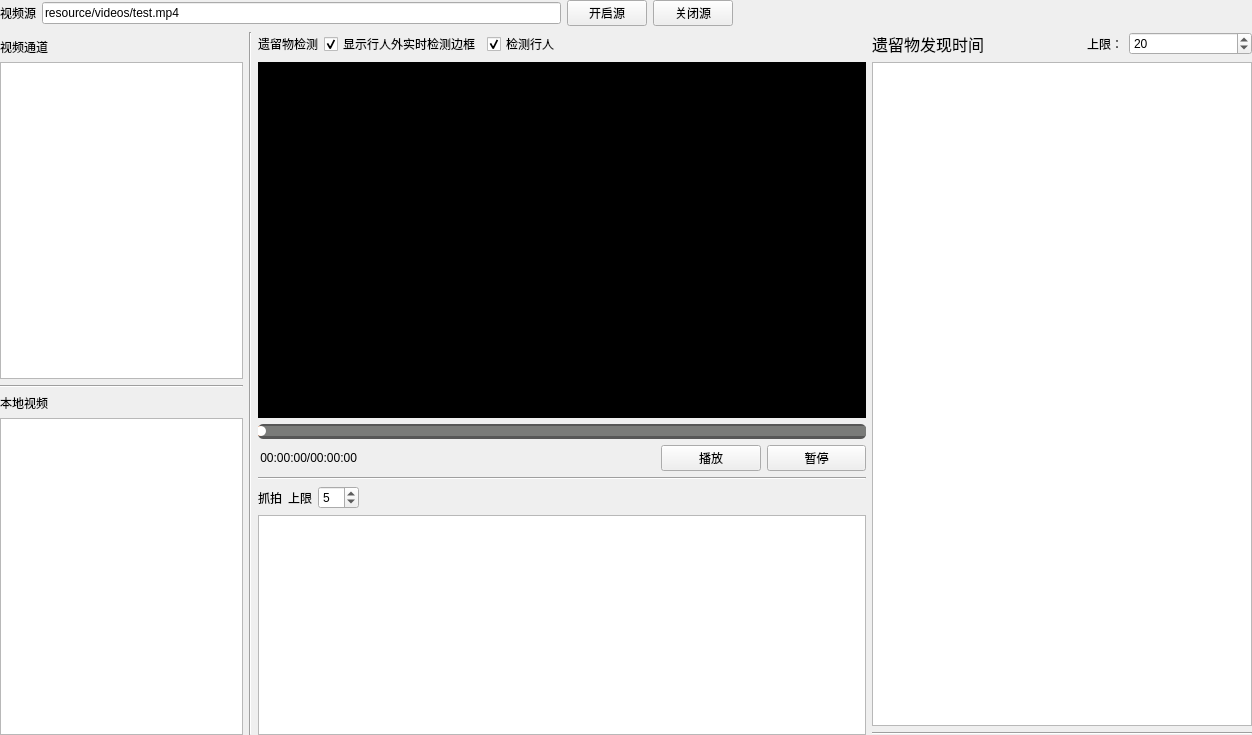
<?xml version="1.0" encoding="UTF-8"?>
<ui version="4.0">
 <class>DetectComponent</class>
 <widget class="QWidget" name="DetectComponent">
  <property name="geometry">
   <rect>
    <x>0</x>
    <y>0</y>
    <width>1252</width>
    <height>735</height>
   </rect>
  </property>
  <property name="windowTitle">
   <string>遗留物检测</string>
  </property>
  <layout class="QVBoxLayout" name="verticalLayout_13">
   <property name="leftMargin">
    <number>0</number>
   </property>
   <property name="topMargin">
    <number>0</number>
   </property>
   <property name="rightMargin">
    <number>0</number>
   </property>
   <property name="bottomMargin">
    <number>0</number>
   </property>
   <item>
    <layout class="QHBoxLayout" name="horizontalLayout_8">
     <item>
      <widget class="QLabel" name="label_10">
       <property name="text">
        <string>视频源</string>
       </property>
      </widget>
     </item>
     <item>
      <widget class="QLineEdit" name="video_now_source_path">
       <property name="text">
        <string>resource/videos/test.mp4</string>
       </property>
      </widget>
     </item>
     <item>
      <widget class="QPushButton" name="open_source_btn">
       <property name="text">
        <string>开启源</string>
       </property>
      </widget>
     </item>
     <item>
      <widget class="QPushButton" name="close_source_btn">
       <property name="text">
        <string>关闭源</string>
       </property>
      </widget>
     </item>
     <item>
      <spacer name="horizontalSpacer_5">
       <property name="orientation">
        <enum>Qt::Horizontal</enum>
       </property>
       <property name="sizeHint" stdset="0">
        <size>
         <width>40</width>
         <height>20</height>
        </size>
       </property>
      </spacer>
     </item>
    </layout>
   </item>
   <item>
    <layout class="QHBoxLayout" name="horizontalLayout_9" stretch="2,0,5,2">
     <item>
      <layout class="QVBoxLayout" name="verticalLayout_7">
       <item>
        <widget class="Line" name="line_7">
         <property name="orientation">
          <enum>Qt::Vertical</enum>
         </property>
        </widget>
       </item>
       <item>
        <widget class="QLabel" name="label_11">
         <property name="text">
          <string>视频通道</string>
         </property>
        </widget>
       </item>
       <item>
        <widget class="QListWidget" name="video_resource_list"/>
       </item>
       <item>
        <widget class="Line" name="line_8">
         <property name="orientation">
          <enum>Qt::Horizontal</enum>
         </property>
        </widget>
       </item>
       <item>
        <widget class="QLabel" name="label_12">
         <property name="text">
          <string>本地视频</string>
         </property>
        </widget>
       </item>
       <item>
        <widget class="QListWidget" name="video_resource_file_list"/>
       </item>
      </layout>
     </item>
     <item>
      <widget class="Line" name="line_9">
       <property name="orientation">
        <enum>Qt::Vertical</enum>
       </property>
      </widget>
     </item>
     <item>
      <layout class="QVBoxLayout" name="verticalLayout_8">
       <item>
        <layout class="QVBoxLayout" name="verticalLayout_9" stretch="0,8,0,1">
         <item>
          <layout class="QHBoxLayout" name="horizontalLayout_10">
           <item>
            <widget class="QLabel" name="label_13">
             <property name="styleSheet">
              <string notr="true">font: 12pt &quot;华文琥珀&quot;;</string>
             </property>
             <property name="text">
              <string>遗留物检测</string>
             </property>
            </widget>
           </item>
           <item>
            <widget class="QCheckBox" name="show_box">
             <property name="text">
              <string>显示行人外实时检测边框</string>
             </property>
             <property name="checked">
              <bool>true</bool>
             </property>
            </widget>
           </item>
           <item>
            <widget class="QCheckBox" name="show_person_box">
             <property name="enabled">
              <bool>true</bool>
             </property>
             <property name="acceptDrops">
              <bool>false</bool>
             </property>
             <property name="text">
              <string>检测行人</string>
             </property>
             <property name="checked">
              <bool>true</bool>
             </property>
            </widget>
           </item>
           <item>
            <spacer name="horizontalSpacer_6">
             <property name="orientation">
              <enum>Qt::Horizontal</enum>
             </property>
             <property name="sizeHint" stdset="0">
              <size>
               <width>40</width>
               <height>20</height>
              </size>
             </property>
            </spacer>
           </item>
          </layout>
         </item>
         <item>
          <widget class="QLabel" name="video_screen">
           <property name="autoFillBackground">
            <bool>false</bool>
           </property>
           <property name="styleSheet">
            <string notr="true">background-color: rgb(0, 0, 0);</string>
           </property>
           <property name="frameShadow">
            <enum>QFrame::Plain</enum>
           </property>
           <property name="text">
            <string/>
           </property>
          </widget>
         </item>
         <item>
          <widget class="QSlider" name="video_process_bar">
           <property name="autoFillBackground">
            <bool>false</bool>
           </property>
           <property name="styleSheet">
            <string notr="true">QSlider {
                                                    background-color: rgba(22, 22, 22, 0.7);
                                                    border-radius: 5px;
                                                    }

                                                    QSlider::sub-page:horizontal {
                                                    background-color: #FF7826;
                                                    height:4px;
                                                    border-radius: 2px;
                                                    }

                                                    QSlider::add-page:horizontal {
                                                    background-color: #7A7B79;
                                                    height:4px;
                                                    border-radius: 2px;
                                                    }

                                                    QSlider::groove:horizontal {
                                                    background:transparent;
                                                    height:10px;
                                                    }

                                                    QSlider::handle:horizontal {
                                                    height: 10px;
                                                    width: 10px;
                                                    margin: 0px -2px 0px -2px;
                                                    border-radius: 5px;
                                                    background: white;
                                                    }
                                                </string>
           </property>
           <property name="minimum">
            <number>-1</number>
           </property>
           <property name="maximum">
            <number>-1</number>
           </property>
           <property name="value">
            <number>-1</number>
           </property>
           <property name="orientation">
            <enum>Qt::Horizontal</enum>
           </property>
           <property name="tickPosition">
            <enum>QSlider::NoTicks</enum>
           </property>
           <property name="tickInterval">
            <number>0</number>
           </property>
          </widget>
         </item>
         <item>
          <layout class="QHBoxLayout" name="horizontalLayout_11" stretch="1,3,1,1">
           <item>
            <widget class="QLabel" name="time_process_label">
             <property name="layoutDirection">
              <enum>Qt::LeftToRight</enum>
             </property>
             <property name="text">
              <string>00:00:00/00:00:00</string>
             </property>
             <property name="alignment">
              <set>Qt::AlignRight|Qt::AlignTrailing|Qt::AlignVCenter</set>
             </property>
            </widget>
           </item>
           <item>
            <spacer name="horizontalSpacer_7">
             <property name="orientation">
              <enum>Qt::Horizontal</enum>
             </property>
             <property name="sizeHint" stdset="0">
              <size>
               <width>40</width>
               <height>20</height>
              </size>
             </property>
            </spacer>
           </item>
           <item>
            <widget class="QPushButton" name="play_video_btn">
             <property name="text">
              <string>播放</string>
             </property>
            </widget>
           </item>
           <item>
            <widget class="QPushButton" name="stop_playing_btn">
             <property name="text">
              <string>暂停</string>
             </property>
            </widget>
           </item>
          </layout>
         </item>
        </layout>
       </item>
       <item>
        <widget class="Line" name="line_10">
         <property name="orientation">
          <enum>Qt::Horizontal</enum>
         </property>
        </widget>
       </item>
       <item>
        <layout class="QVBoxLayout" name="verticalLayout_10">
         <item>
          <layout class="QHBoxLayout" name="horizontalLayout_12">
           <item>
            <widget class="QLabel" name="real_time_catch_lbl">
             <property name="styleSheet">
              <string notr="true">font: 12pt &quot;华文琥珀&quot;;</string>
             </property>
             <property name="text">
              <string>抓拍</string>
             </property>
            </widget>
           </item>
           <item>
            <layout class="QHBoxLayout" name="horizontalLayout_13">
             <item>
              <widget class="QLabel" name="label_14">
               <property name="text">
                <string>上限</string>
               </property>
              </widget>
             </item>
             <item>
              <widget class="QSpinBox" name="real_time_catch_spin">
               <property name="minimum">
                <number>1</number>
               </property>
               <property name="maximum">
                <number>50</number>
               </property>
               <property name="value">
                <number>5</number>
               </property>
              </widget>
             </item>
             <item>
              <spacer name="horizontalSpacer_8">
               <property name="orientation">
                <enum>Qt::Horizontal</enum>
               </property>
               <property name="sizeHint" stdset="0">
                <size>
                 <width>40</width>
                 <height>20</height>
                </size>
               </property>
              </spacer>
             </item>
            </layout>
           </item>
          </layout>
         </item>
         <item>
          <widget class="QListWidget" name="capture_image_list">
           <property name="sizePolicy">
            <sizepolicy hsizetype="Expanding" vsizetype="Fixed">
             <horstretch>0</horstretch>
             <verstretch>0</verstretch>
            </sizepolicy>
           </property>
           <property name="minimumSize">
            <size>
             <width>0</width>
             <height>220</height>
            </size>
           </property>
           <property name="sizeIncrement">
            <size>
             <width>0</width>
             <height>250</height>
            </size>
           </property>
           <property name="baseSize">
            <size>
             <width>0</width>
             <height>250</height>
            </size>
           </property>
           <property name="flow">
            <enum>QListView::LeftToRight</enum>
           </property>
          </widget>
         </item>
        </layout>
       </item>
      </layout>
     </item>
     <item>
      <layout class="QVBoxLayout" name="verticalLayout_11" stretch="7,0">
       <item>
        <layout class="QVBoxLayout" name="verticalLayout_12" stretch="0,0">
         <item>
          <layout class="QHBoxLayout" name="horizontalLayout_14" stretch="0,0,0">
           <item>
            <widget class="QLabel" name="label_4">
             <property name="font">
              <font>
               <family>华文琥珀</family>
               <pointsize>12</pointsize>
               <weight>50</weight>
               <italic>false</italic>
               <bold>false</bold>
              </font>
             </property>
             <property name="styleSheet">
              <string notr="true">font: 12pt &quot;华文琥珀&quot;;</string>
             </property>
             <property name="text">
              <string>遗留物发现时间</string>
             </property>
            </widget>
           </item>
           <item>
            <widget class="QLabel" name="label_15">
             <property name="text">
              <string>上限：</string>
             </property>
             <property name="alignment">
              <set>Qt::AlignRight|Qt::AlignTrailing|Qt::AlignVCenter</set>
             </property>
            </widget>
           </item>
           <item>
            <widget class="QSpinBox" name="abandoned_object_max_num">
             <property name="minimum">
              <number>1</number>
             </property>
             <property name="maximum">
              <number>100</number>
             </property>
             <property name="value">
              <number>20</number>
             </property>
            </widget>
           </item>
          </layout>
         </item>
         <item>
          <widget class="QListWidget" name="abandoned_object_ist">
           <property name="minimumSize">
            <size>
             <width>380</width>
             <height>0</height>
            </size>
           </property>
           <property name="selectionBehavior">
            <enum>QAbstractItemView::SelectItems</enum>
           </property>
           <property name="selectionRectVisible">
            <bool>false</bool>
           </property>
          </widget>
         </item>
        </layout>
       </item>
       <item>
        <widget class="Line" name="line_11">
         <property name="orientation">
          <enum>Qt::Horizontal</enum>
         </property>
        </widget>
       </item>
      </layout>
     </item>
    </layout>
   </item>
  </layout>
 </widget>
 <resources/>
 <connections/>
</ui>
